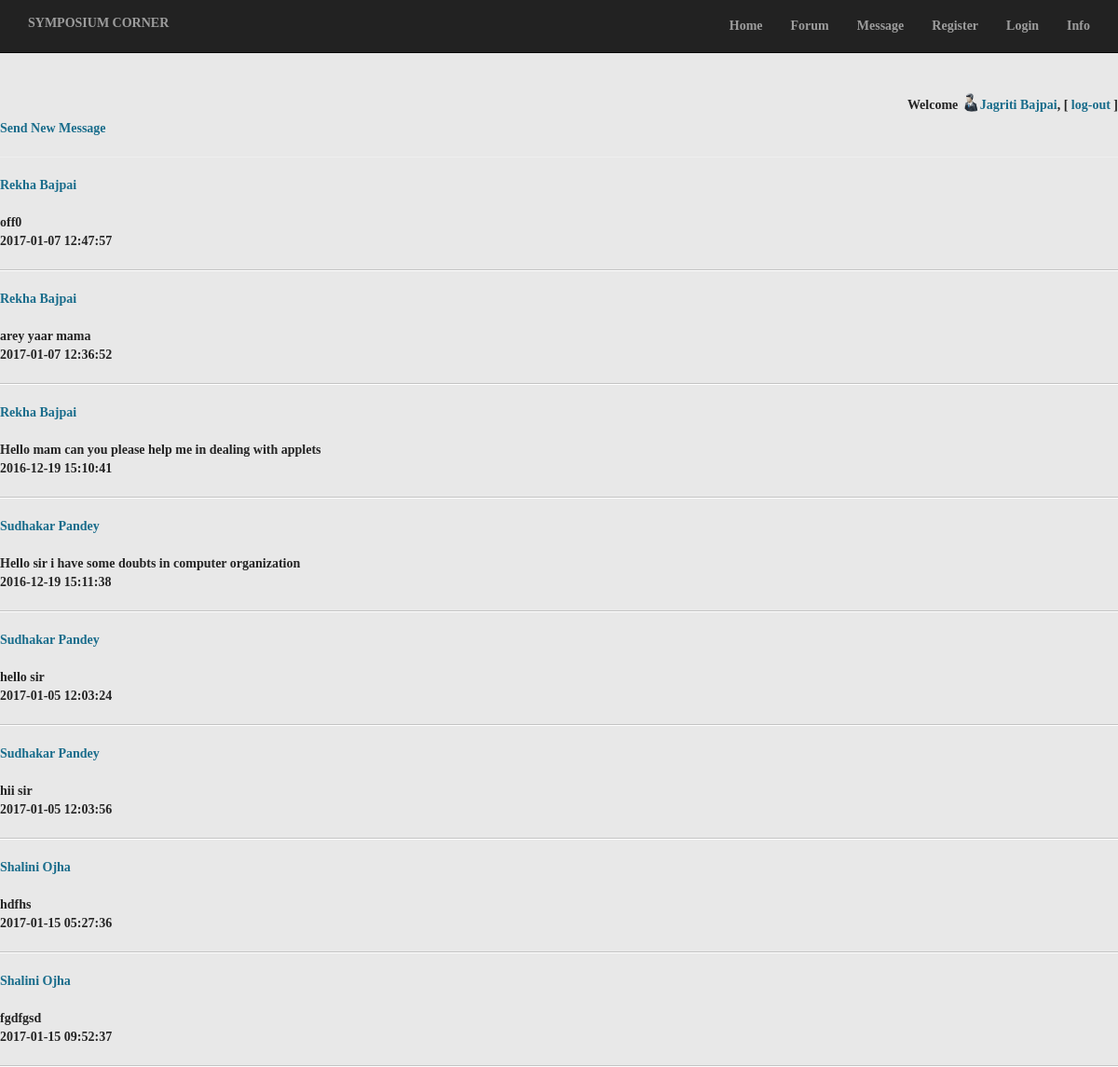
Page /messages.php (signed in) on the committed database.
### tables this page shows
CREATE TABLE `chatmaster` (
  `chat_id` int(11) NOT NULL,
  `user_id_from` int(11) NOT NULL,
  `user_id_to` int(11) NOT NULL
);

CREATE TABLE `user` (
  `user_id` int(11) NOT NULL,
  `username` varchar(50) NOT NULL,
  `fullname` varchar(50) NOT NULL,
  `password` varchar(50) NOT NULL,
  `e_mail` varchar(100) NOT NULL,
  `profession` int(1) NOT NULL,
  `dob` date NOT NULL,
  `user_type` varchar(50) NOT NULL,
  `department` varchar(50) NOT NULL,
  `state` varchar(50) NOT NULL,
  `uimg` varchar(255) NOT NULL,
  `isuser` tinyint(1) NOT NULL,
  `user_acc_active` tinyint(1) NOT NULL
);

CREATE TABLE `chat` (
  `chatdetail_id` int(11) NOT NULL,
  `cdatetime` timestamp NOT NULL DEFAULT CURRENT_TIMESTAMP,
  `message` varchar(1000) NOT NULL,
  `user_id` int(11) NOT NULL,
  `chat_id` int(11) NOT NULL
);

### utility.php (called while the page is built, shortened)
<?php
	function ExecuteQuery ($SQL)
	{
		$rows = mysql_query ($SQL);
		return $rows;
	}
?>

### messages.php (the view, shortened to what this page needs)
<?php session_start();
 require("head.php");
require("checkUser.php")?>
<a href="search.php">Send New Message</a>
<hr/>
<?php
	$sql = "SELECT chat_id, user_id_from, user_id_to, fullname FROM Chatmaster, user WHERE chatmaster.user_id_to=user.user_id AND chatmaster.user_id_from=$_SESSION[uid] ";
	$rows = ExecuteQuery ($sql);
	while ($row = mysql_fetch_array($rows))
	{
		echo "<a href='readmsg.php?id=$row[chat_id]'>$row[fullname]</a>";
		$chatrow = mysql_fetch_array (ExecuteQuery ("SELECT * FROM chat WHERE chat_id=$row[chat_id] ORDER BY cdatetime DESC"));
		if ($chatrow)
		{
			echo "<br/><br/> $chatrow[message]<br/>";
			echo "$chatrow[cdatetime]";
		}
				echo "<hr style='border-top:1px solid #c3c3c3; border-bottom:1px solid white'/>";
	}
?>

### css/landing-page.css (style rules this page uses)
body, html { width: 100%; height: 100%; }
body, h1, h2, h3, h4, h5, h6 { font-family: "Lato","Helvetica Neue",Helvetica,Arial,sans-serif; font-weight: 700; }

### res/style.css (style rules this page uses)
body { margin: 0 auto; padding: 0; background-color: #E8E8E8; }
body { font-family: Georgia, "Times New Roman", Times, Serif; font-size: 14px; color: #242424; }
a { font-family: Georgia, "Times New Roman", Times, Serif; text-decoration: none; color: #186C8B; }
a:link { font-family: Georgia, "Times New Roman", Times, Serif; text-decoration: none; color: #186C8B; }

### rows in the picture
chatmaster: user.fullname "Rekha Bajpai", chat.message "off0", chat.cdatetime "2017-01-07 12:47:57"
chatmaster: user.fullname "Rekha Bajpai", chat.message "arey yaar mama", chat.cdatetime "2017-01-07 12:36:52"
chatmaster: user.fullname "Rekha Bajpai", chat.message "Hello mam can you please help me in dealing with applets", chat.cdatetime "2016-12-19 15:10:41"
chatmaster: user.fullname "Sudhakar Pandey", chat.message "Hello sir i have some doubts in computer organization", chat.cdatetime "2016-12-19 15:11:38"
chatmaster: user.fullname "Sudhakar Pandey", chat.message "hello sir", chat.cdatetime "2017-01-05 12:03:24"
chatmaster: user.fullname "Sudhakar Pandey", chat.message "hii sir", chat.cdatetime "2017-01-05 12:03:56"
chatmaster: user.fullname "Shalini Ojha", chat.message "hdfhs", chat.cdatetime "2017-01-15 05:27:36"
chatmaster: user.fullname "Shalini Ojha", chat.message "fgdfgsd", chat.cdatetime "2017-01-15 09:52:37"

### other values in the picture
$_SESSION["fn"] "Jagriti Bajpai"
